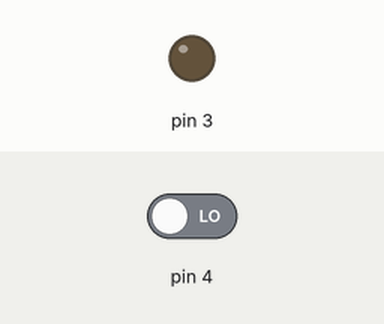
The sketch below on a simulated Arduino Uno, built with avr-gcc and run on an emulated ATmega328P. Shown: output pins drawn as LEDs (lit = HIGH). The inputs (shaded band) are chosen by the test bench; at power-on: pin 4 LOW.

Above: at 2.8 s.
2.9 s: pin 4 driven HIGH
At 3.4 s:
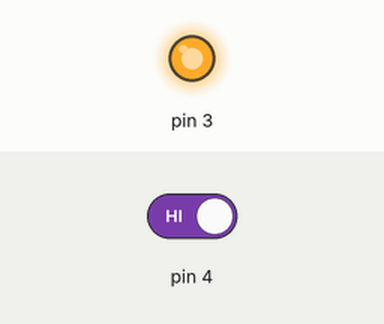
4.5 s: pin 4 driven LOW
At 6.5 s:
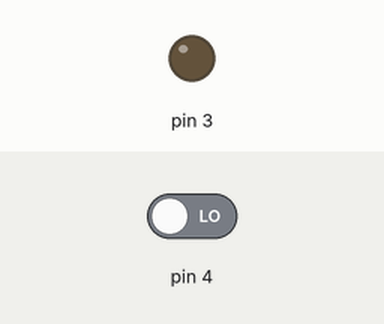
Timing chart, 0 to 8.0 s (numbered marks = the images above; inputs shaded):
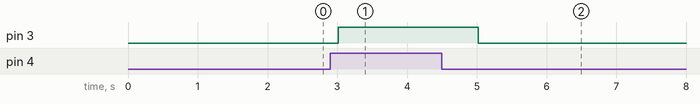

Measured:
- after the input at 2.9 s, pin 3: LOW → HIGH after 0.11 s
- after the input at 4.5 s, pin 3: HIGH → LOW after 0.52 s

The sketch:

Basic_Delay_with_for____loops.ino
```cpp
void setup() {
pinMode(3,OUTPUT);
pinMode(4,INPUT);

}

void loop() {

if(digitalRead(4)==HIGH)
{ digitalWrite(3,HIGH);
  for (int x=0; x < 1000; x++)
      delay(1);}
else{
  digitalWrite(3,LOW);
  for (int x=0; x < 1000; x++)
    delay(1);}
}
```
